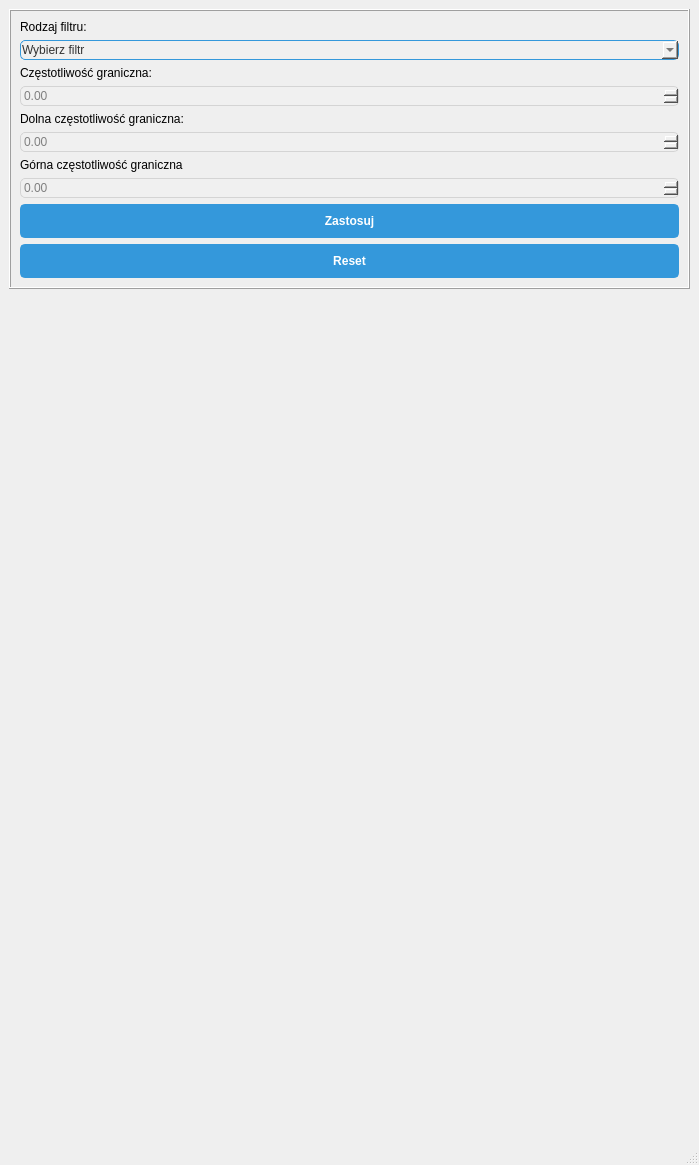
<?xml version="1.0" encoding="UTF-8"?>
<ui version="4.0">
 <class>MainWindow</class>
 <widget class="QMainWindow" name="MainWindow">
  <property name="geometry">
   <rect>
    <x>0</x>
    <y>0</y>
    <width>699</width>
    <height>1165</height>
   </rect>
  </property>
  <property name="windowTitle">
   <string>DCT</string>
  </property>
  <widget class="QWidget" name="centralwidget">
   <layout class="QGridLayout" name="gridLayout">
    <item row="0" column="0" alignment="Qt::AlignTop">
     <widget class="QFrame" name="frame_3">
      <property name="styleSheet">
       <string notr="true"/>
      </property>
      <property name="frameShape">
       <enum>QFrame::Box</enum>
      </property>
      <property name="frameShadow">
       <enum>QFrame::Raised</enum>
      </property>
      <layout class="QGridLayout" name="gridLayout_5">
       <item row="7" column="0">
        <widget class="QLabel" name="high_cut_off_frequency_label">
         <property name="styleSheet">
          <string notr="true">QLabel{
font: 75 italic 10pt &quot;Century Gothic&quot;;}</string>
         </property>
         <property name="text">
          <string>Górna częstotliwość graniczna</string>
         </property>
        </widget>
       </item>
       <item row="4" column="0">
        <widget class="QDoubleSpinBox" name="cut_off_frequency_spinBox">
         <property name="enabled">
          <bool>false</bool>
         </property>
         <property name="styleSheet">
          <string notr="true">QDoubleSpinBox
 {
    /* Background color */
    background-color: #f0f0f0;
    /* Border */
    border: 1px solid #3498db;
    border-radius: 5px;
    /* Text color */
    color: #333;
    /* Padding */
    padding: 1px;
}
QDoubleSpinBox:disabled {
    color: gray;           /* Text color when disabled */
    background-color: #f0f0f0;  /* Background color when disabled */
    border: 1px solid #d4d4d4; /* Border color when disabled */
}</string>
         </property>
         <property name="readOnly">
          <bool>false</bool>
         </property>
         <property name="minimum">
          <double>0.000000000000000</double>
         </property>
         <property name="maximum">
          <double>100000.000000000000000</double>
         </property>
        </widget>
       </item>
       <item row="10" column="0">
        <widget class="QPushButton" name="reset_button">
         <property name="styleSheet">
          <string notr="true">QPushButton {
    /* Set the default appearance for the push button */
    background-color: #3498db;
    border: 2px solid #3498db;
    border-radius: 5px;
    color: #fff;
    padding: 8px 12px;
    font-weight: bold;
}

QPushButton:hover {
    /* Change style when the mouse hovers over the button */
    background-color: #207dbb;
    border: 2px solid #207dbb;
}

QPushButton:pressed {
    /* Change style when the button is pressed */
    background-color: #266197;
    border: 2px solid #266197;
}</string>
         </property>
         <property name="text">
          <string>Reset</string>
         </property>
        </widget>
       </item>
       <item row="5" column="0">
        <widget class="QLabel" name="low_cut_off_frequency_label">
         <property name="styleSheet">
          <string notr="true">QLabel{
font: 75 italic 10pt &quot;Century Gothic&quot;;}</string>
         </property>
         <property name="text">
          <string>Dolna częstotliwość graniczna:</string>
         </property>
        </widget>
       </item>
       <item row="0" column="0">
        <widget class="QLabel" name="filters_label">
         <property name="styleSheet">
          <string notr="true">QLabel{
font: 75 italic 10pt &quot;Century Gothic&quot;;}</string>
         </property>
         <property name="text">
          <string>Rodzaj filtru:</string>
         </property>
        </widget>
       </item>
       <item row="6" column="0">
        <widget class="QDoubleSpinBox" name="low_cut_off_frequency_spinBox">
         <property name="enabled">
          <bool>false</bool>
         </property>
         <property name="styleSheet">
          <string notr="true">QDoubleSpinBox
 {
    /* Background color */
    background-color: #f0f0f0;
    /* Border */
    border: 1px solid #3498db;
    border-radius: 5px;
    /* Text color */
    color: #333;
    /* Padding */
    padding: 1px;
}
QDoubleSpinBox:disabled {
    color: gray;           /* Text color when disabled */
    background-color: #f0f0f0;  /* Background color when disabled */
    border: 1px solid #d4d4d4; /* Border color when disabled */
}</string>
         </property>
         <property name="readOnly">
          <bool>false</bool>
         </property>
         <property name="minimum">
          <double>0.000000000000000</double>
         </property>
         <property name="maximum">
          <double>100000.000000000000000</double>
         </property>
        </widget>
       </item>
       <item row="3" column="0">
        <widget class="QLabel" name="sampling_frequency_label">
         <property name="styleSheet">
          <string notr="true">QLabel{
font: 75 italic 10pt &quot;Century Gothic&quot;;}</string>
         </property>
         <property name="text">
          <string>Częstotliwość graniczna:</string>
         </property>
        </widget>
       </item>
       <item row="8" column="0">
        <widget class="QDoubleSpinBox" name="high_cut_off_frequency_spinBox">
         <property name="enabled">
          <bool>false</bool>
         </property>
         <property name="styleSheet">
          <string notr="true">QDoubleSpinBox
 {
    /* Background color */
    background-color: #f0f0f0;
    /* Border */
    border: 1px solid #3498db;
    border-radius: 5px;
    /* Text color */
    color: #333;
    /* Padding */
    padding: 1px;
}
QDoubleSpinBox:disabled {
    color: gray;           /* Text color when disabled */
    background-color: #f0f0f0;  /* Background color when disabled */
    border: 1px solid #d4d4d4; /* Border color when disabled */
}</string>
         </property>
         <property name="readOnly">
          <bool>false</bool>
         </property>
         <property name="minimum">
          <double>0.000000000000000</double>
         </property>
         <property name="maximum">
          <double>100000.000000000000000</double>
         </property>
        </widget>
       </item>
       <item row="1" column="0">
        <widget class="QComboBox" name="filters_list">
         <property name="styleSheet">
          <string notr="true">QComboBox
 {
    /* Background color */
    background-color: #f0f0f0;
    /* Border */
    border: 1px solid #3498db;
    border-radius: 5px;
    /* Text color */
    color: #333;
    /* Padding */
    padding: 1px;
}</string>
         </property>
         <property name="currentIndex">
          <number>0</number>
         </property>
         <item>
          <property name="text">
           <string>Wybierz filtr</string>
          </property>
         </item>
         <item>
          <property name="text">
           <string>Dolnoprzepustowy</string>
          </property>
         </item>
         <item>
          <property name="text">
           <string>Górnoprzepustowy</string>
          </property>
         </item>
         <item>
          <property name="text">
           <string>Pasmowo-przepustowy</string>
          </property>
         </item>
         <item>
          <property name="text">
           <string>Pasmowo-zaporowy</string>
          </property>
         </item>
        </widget>
       </item>
       <item row="9" column="0">
        <widget class="QPushButton" name="apply_button">
         <property name="styleSheet">
          <string notr="true">QPushButton {
    /* Set the default appearance for the push button */
    background-color: #3498db;
    border: 2px solid #3498db;
    border-radius: 5px;
    color: #fff;
    padding: 8px 12px;
    font-weight: bold;
}

QPushButton:hover {
    /* Change style when the mouse hovers over the button */
    background-color: #207dbb;
    border: 2px solid #207dbb;
}

QPushButton:pressed {
    /* Change style when the button is pressed */
    background-color: #266197;
    border: 2px solid #266197;
}</string>
         </property>
         <property name="text">
          <string>Zastosuj</string>
         </property>
        </widget>
       </item>
      </layout>
     </widget>
    </item>
    <item row="1" column="0">
     <layout class="QGridLayout" name="dct_layout"/>
    </item>
    <item row="2" column="0">
     <layout class="QGridLayout" name="idct_layout"/>
    </item>
   </layout>
  </widget>
  <widget class="QStatusBar" name="statusbar"/>
 </widget>
 <resources/>
 <connections/>
</ui>
